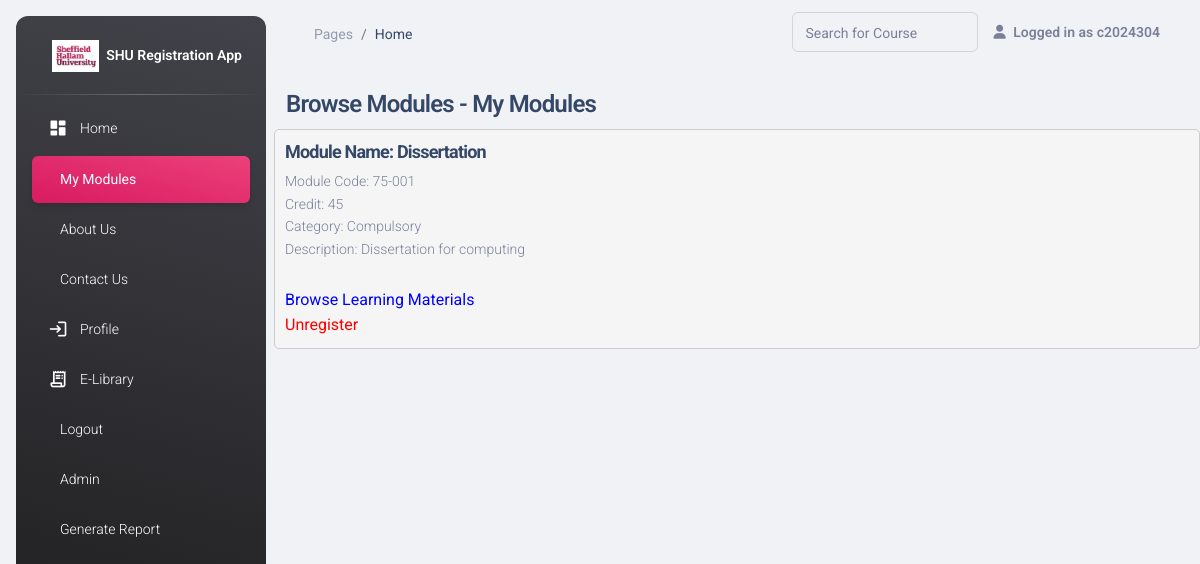
Screenshot of /courses/my_module/ (signed in) with the database file from the repository.
### modules/models.py (models this page shows, shortened)
class Module(models.Model):
    name = models.CharField(max_length=100)
    code = models.CharField(max_length=20, unique=True)
    credit = models.CharField(max_length=10)
    category = models.CharField(max_length=250, choices=(
        ("Compulsory", "Compulsory"),
        ("Elective", "Elective"),
    ))
    description = models.TextField()
    available = models.BooleanField()
    courses = models.ManyToManyField(Course)

### modules/views.py (the view)
# urls.py: path('my_module/', my_module, name='my_module'),
def my_module(request):
    student_name = request.user  # Replace with the actual student name
    registered_users = RegisteredUser.objects.filter(student__username=student_name)
    modules = Module.objects.filter(pk__in=registered_users.values_list('module_code', flat=True))
    return render(request, 'myModule.html', {'modules': modules})

### modules/templates/myModule.html (shortened to what this page needs)
{% extends "base.html" %}
{% block content %}
<h4>Browse Modules - My Modules</h4>
{% for module in modules %}
<div class="course-module">
    <h3>Module Name: {{ module.name }}</h3>
        <p>Module Code: {{ module.code }}</p>
        <p>Credit: {{ module.credit }}</p>
        <p>Category: {{ module.category }}</p>
        <p>Description: {{ module.description }}</p>
        <br>
        <a href="{% url 'modules:learning_list' %}?course_code={{ module.code }}"  style="color: Blue;">Browse Learning Materials</a>
      <br>
      <a href="{% url 'modules:unregister_module' module.code %}?course_code={{ module.code }}&course_name={{ request.GET.course_name }}" class="unregister-button" style="color: red;">Unregister</a>
    </div>
    {% empty %}
        <p>No modules found.</p>
    {% endfor %}
{% endblock %}

### modules/templates/base.html (shortened to what this page needs)
{% load static %}
<!DOCTYPE html>
<html lang="en">
<head>
  <link href="{% static 'css/nucleo-icons.css' %}" rel="stylesheet" />
  <link href="{% static 'css/nucleo-svg.css' %}" rel="stylesheet" />
  <link id="pagestyle" href="{% static 'css/material-dashboard.css' %}?v=3.1.0" rel="stylesheet" />
</head>
<body class="g-sidenav-show  bg-gray-200">
  <aside class="sidenav navbar navbar-vertical navbar-expand-xs border-0 border-radius-xl my-3 fixed-start ms-3   bg-gradient-dark" id="sidenav-main">
    <div class="sidenav-header">
      <a class="navbar-brand m-0" href=" {% url 'modules:home' %} " target="#">
        <img src="{% static 'img/shu.png' %}" alt="Moodle Registration System" class="ms-1 font-weight-bold"><span class="ms-1 font-weight-bold text-white"> SHU Registration App</span>
      </a>
    </div>
    <hr class="horizontal light mt-0 mb-2">
    <div class="collapse navbar-collapse  w-auto " id="sidenav-collapse-main">
      <ul class="navbar-nav">
       <li class="nav-item">
    <a class="nav-link {% if request.resolver_match.url_name == 'home' %}text-white active bg-gradient-primary{% else %}text-white{% endif %}" href="{% url 'modules:home' %}">
        <div class="text-white text-center me-2 d-flex align-items-center justify-content-center">
            <i class="material-icons opacity-10">dashboard</i>
        </div>
        <span class="nav-link-text ms-1">Home</span>
    </a>
</li>
<li class="nav-item">
    <a class="nav-link {% if request.resolver_match.url_name == 'my_module' %}text-white active bg-gradient-primary{% else %}text-white{% endif %}" href="{% url 'modules:my_module' %}">
        <span class="nav-link-text ms-1">My Modules</span>
    </a>
</li>
<li class="nav-item">
    <a class="nav-link {% if request.resolver_match.url_name == 'about' %}text-white active bg-gradient-primary{% else %}text-white{% endif %}" href="{% url 'about' %}">
        <span class="nav-link-text ms-1">About Us</span>
    </a>
</li>
<li class="nav-item">
    <a class="nav-link {% if request.resolver_match.url_name == 'contact' %}text-white active bg-gradient-primary{% else %}text-white{% endif %}" href="{% url 'modules:contact' %}">
        <span class="nav-link-text ms-1">Contact Us</span>
    </a>
</li>
<li class="nav-item">
    {% if user.is_authenticated %}
    <a class="nav-link text-white {% if request.resolver_match.url_name == 'profile' %}active bg-gradient-primary{% endif %}" href="{% url 'profile' %}">
        <div class="text-white text-center me-2 d-flex align-items-center justify-content-center">
            <i class="material-icons opacity-10">login</i>
        </div>
        <span class="nav-link-text ms-1">Profile</span>
    </a>
    {% endif %}
</li>
<li class="nav-item">
  <a class="nav-link {% if request.resolver_match.url_name == 'book_api' %}text-white active bg-gradient-primary{% else %}text-white{% endif %}" href="{% url 'book_api' %}">
    <div class="text-white text-center me-2 d-flex align-items-center justify-content-center">
      <i class="material-icons opacity-10">receipt_long</i>
    </div>
    <span class="nav-link-text ms-1">E-Library</span>
  </a>
</li>
        <li class="nav-item">
          {%if user.is_authenticated%}
          <a class="nav-link text-white "href="{% url 'logout' %}">
            <span class="nav-link-text ms-1">Logout</span>
          </a>
          {%endif%}
        </li>
        <li class="nav-item">
          {% if user.is_authenticated %}
          {% if request.user.is_staff %}
          <a class="nav-link text-white " href="\admin">
            <span class="nav-link-text ms-1">Admin</span>
          </a>
          {% endif %}{% endif %}
        </li>
        <li class="nav-item">
          {% if user.is_authenticated %}
          {% if request.user.is_staff %}
          <a id="generate-report-link" class="nav-link text-white " href="{% url 'generate_report' %}">
            <span class="nav-link-text ms-1">Generate Report</span>
          </a>
          {% endif %}{% endif %}
        </li>
      </ul>
    </div>
  </aside>
  <main class="main-content position-relative max-height-vh-100 h-100 border-radius-lg ">
    <nav class="navbar navbar-main navbar-expand-lg px-0 mx-4 shadow-none border-radius-xl" id="navbarBlur" data-scroll="true">
      <div class="container-fluid py-1 px-3">
        <nav aria-label="breadcrumb">
          <ol class="breadcrumb bg-transparent mb-0 pb-0 pt-1 px-0 me-sm-6 me-5">
            <li class="breadcrumb-item text-sm"><a class="opacity-5 text-dark" href="javascript:;">Pages</a></li>
            <li class="breadcrumb-item text-sm text-dark active" aria-current="page">Home</li>
          </ol>
        </nav>
        <div class="collapse navbar-collapse mt-sm-0 mt-2 me-md-0 me-sm-4" id="navbar">
  <div class="ms-md-auto pe-md-3 d-flex align-items-center">
    <div class="input-group input-group-outline">
      <form method="get" action="{% url 'modules:search_course' %}">
      <label for="inputField" class="form-label" id="labelField">Search for Course</label>
      <input type="text" id="inputField" class="form-control"  oninput="handleInput()" name="q" value="{{ query }}">
      </form>
    </div>
  </div>
          <ul class="navbar-nav  justify-content-end">
            {% if user.is_authenticated %}
            <li class="nav-item d-flex align-items-center">
              <span class="nav-link text-body font-weight-bold px-0">
                <i class="fa fa-user me-sm-1"></i>
                <span class="d-sm-inline d-none">Logged in as {{ user.username }}</span>
              </span>
            </li>
          {% endif %}
          </ul>
        </div>
      </div>
    </nav>
    <div class="container-fluid py-4">
      <div class="row">
        <h4 class="mb-0">{% block content %}{% endblock %}</h4>
      </div>
      <footer class="footer py-4  ">
      </footer>
    </div>
  </main>
</body>
</html>

### modules/templates/myModule.html (style rules this page uses)
.course-module { border: 1px solid #ccc; border-radius: 5px; padding: 10px; margin-bottom: 10px; background-color: #f5f5f5; }
.course-module h3 { font-size: 18px; font-weight: bold; margin-top: 0; margin-bottom: 5px; }
.course-module p { font-size: 14px; margin: 0; }

### rows the page displays
Module: name "Dissertation", code "75-001", credit "45", category "Compulsory", description "Dissertation for computing"

### other values shown
{{ user.username }} "c2024304"
